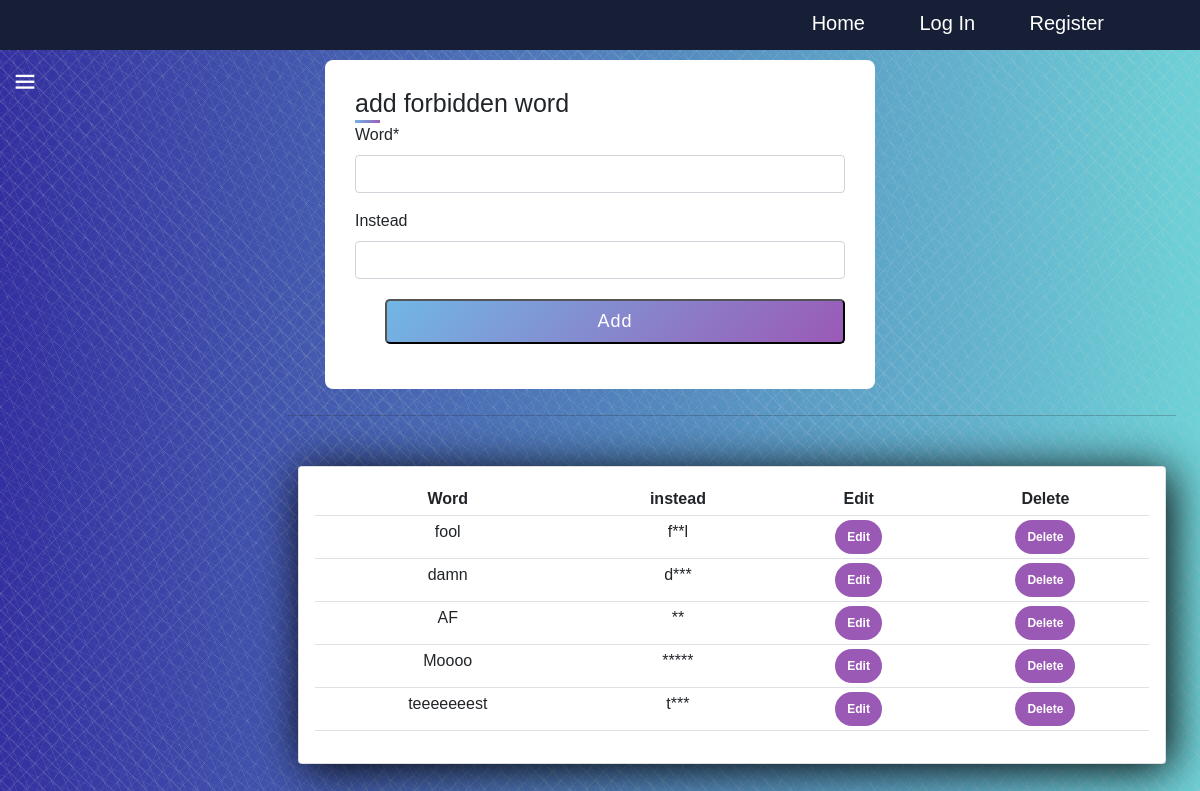
Before: /admn/add_forbiddenword/ with the older database file.
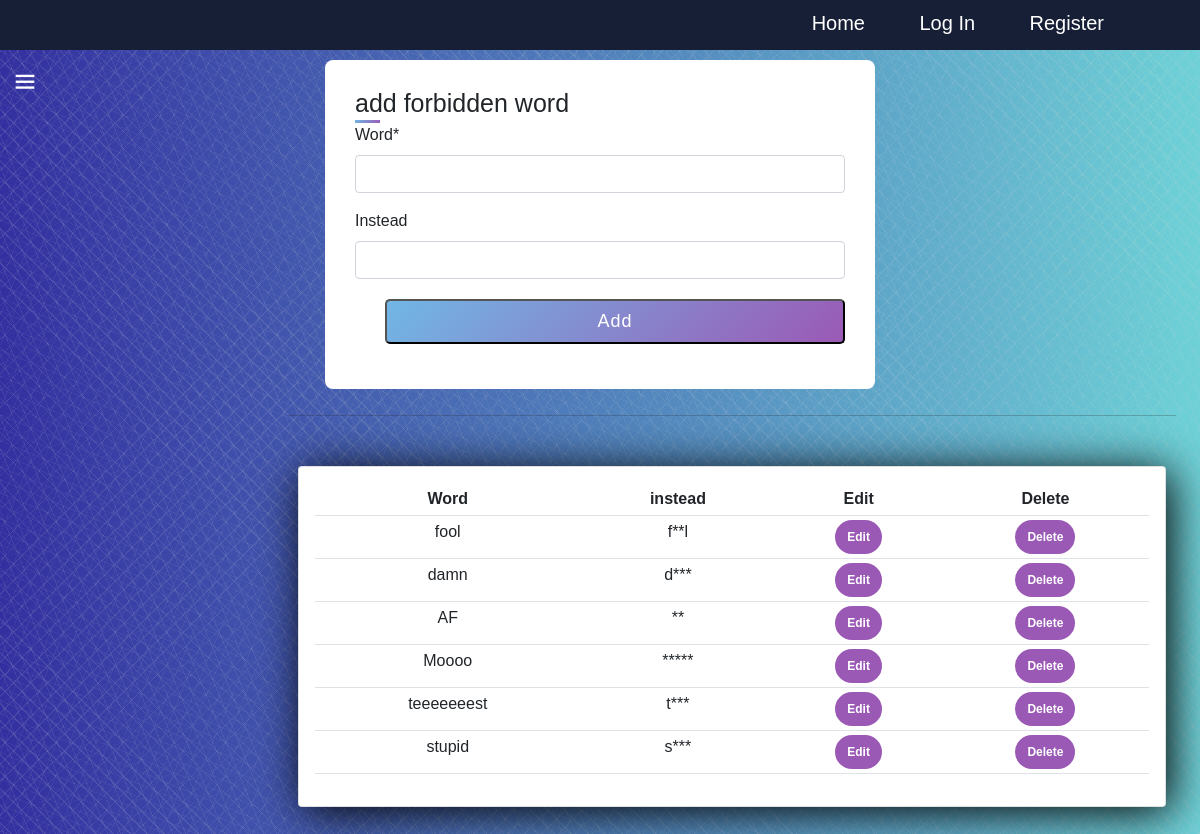
After: the same page with the newer database file.
### admn/models.py (models this page shows, shortened)
class ForbiddenWord(models.Model):
    word = models.CharField(max_length=100)
    instead = models.CharField(max_length=100, blank=True)
    def delete_forbiddenword_url(self):
        return reverse('delete_forbiddenword', args=[self.id])
    def update_forbiddenword_url(self):
        return reverse('update_forbiddenword', args=[self.id])

### admn/views.py (the view, shortened to what this page needs)
# urls.py: path('add_forbiddenword/', add_forbiddenword, name='add_forbiddenword'),
def add_forbiddenword(request):
    form = CreateForbiddenWord()
    return render(request, 'admn/add_forbiddenword.html', context={'title': 'manage forbidden words', 'form': form, 'forbidden_words': ForbiddenWord.objects.all(), 'update': False})

### admn/forms.py
class CreateForbiddenWord(forms.ModelForm):
    class Meta:
        model = ForbiddenWord
        fields = '__all__'

### categories/context_processors.py (called while the page is built)
def categories_processor(request):
    categories = Category.objects.all()
    print('hi')
    print(categories)
    return {'categories': categories}

### categories/models.py (called while the page is built)
    def get_category_url(self):
        return reverse('category.show', args=[self.id])

    def get_subscribe_url(self):
        return reverse('category.subscribe', args=[self.id])

    def get_subscribers(self):
        return set([sub.user for sub in Subscribe.objects.filter(category=self)])

    def __str__(self) -> str:
        return self.title

### admn/templates/admn/add_forbiddenword.html (shortened to what this page needs)
{% extends 'base/base.html' %}
{% load crispy_forms_tags %}
{% block content %}
<div class="container" style="margin: 10px auto;">
    <div class="title">add forbidden word</div>
        <form method="POST" enctype="multipart/form-data" class="curd">
            {{ form|crispy }}
            <div class="button">
                {% if update%}
                    <input type="submit" value="Update">
                {% else %}
                    <input type="submit" value="Add">
                {% endif %}
            </div>
        </form>
</div>
<div class="row">
    <div class="col-md-7" style=" display:block; text-align: center; padding-left: 300px; width: 1200px;">
        <hr>
        <div class="card card-body" style=" height: auto;">
            <table class="table table-sm">
                <tr>
                    <th>Word</th>
                    <th>instead</th>
                    <th>Edit</th>
                    <th>Delete</th>
                </tr>
                {% for forbidden_word in forbidden_words %}
                    <tr>
                        <td> {{forbidden_word.word}} </td>
                        <td> {{forbidden_word.instead}} </td>
                        <td> <a class="btn btn btn-warning" href="{{ forbidden_word.update_forbiddenword_url }}"> Edit </a> </td>
                        <td><a class="btn btn btn-danger" href="{{ forbidden_word.delete_forbiddenword_url }}"> Delete </a></td>
                    </tr>
                {% endfor %}
            </table>
        </div>
    </div>
</div>
{% endblock %}

Changed rows visible on the page:
added ForbiddenWord: word "stupid", instead "s***"
